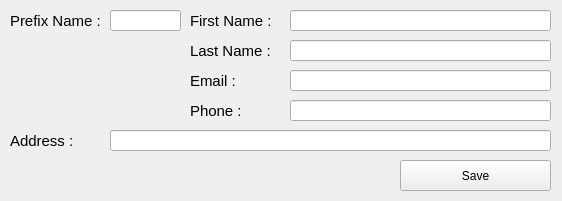
<?xml version="1.0" encoding="UTF-8"?>
<ui version="4.0">
 <class>UserEditForm</class>
 <widget class="QWidget" name="UserEditForm">
  <property name="geometry">
   <rect>
    <x>0</x>
    <y>0</y>
    <width>562</width>
    <height>201</height>
   </rect>
  </property>
  <property name="sizePolicy">
   <sizepolicy hsizetype="Fixed" vsizetype="Fixed">
    <horstretch>0</horstretch>
    <verstretch>0</verstretch>
   </sizepolicy>
  </property>
  <property name="windowTitle">
   <string>User Edit</string>
  </property>
  <property name="windowIcon">
   <iconset>
    <normaloff>../../assets/logo.svg</normaloff>../../assets/logo.svg</iconset>
  </property>
  <widget class="QLabel" name="label">
   <property name="geometry">
    <rect>
     <x>10</x>
     <y>10</y>
     <width>91</width>
     <height>21</height>
    </rect>
   </property>
   <property name="styleSheet">
    <string notr="true">font-size: 15px;</string>
   </property>
   <property name="text">
    <string>Prefix Name : </string>
   </property>
  </widget>
  <widget class="QLineEdit" name="lineEditPrefixName">
   <property name="geometry">
    <rect>
     <x>110</x>
     <y>10</y>
     <width>71</width>
     <height>21</height>
    </rect>
   </property>
   <property name="text">
    <string/>
   </property>
   <property name="maxLength">
    <number>16</number>
   </property>
  </widget>
  <widget class="QLabel" name="label_2">
   <property name="geometry">
    <rect>
     <x>190</x>
     <y>10</y>
     <width>91</width>
     <height>21</height>
    </rect>
   </property>
   <property name="styleSheet">
    <string notr="true">font-size: 15px;</string>
   </property>
   <property name="text">
    <string>First Name : </string>
   </property>
  </widget>
  <widget class="QLineEdit" name="lineEditFirstName">
   <property name="geometry">
    <rect>
     <x>290</x>
     <y>10</y>
     <width>261</width>
     <height>21</height>
    </rect>
   </property>
   <property name="text">
    <string/>
   </property>
   <property name="maxLength">
    <number>32</number>
   </property>
  </widget>
  <widget class="QLabel" name="label_3">
   <property name="geometry">
    <rect>
     <x>190</x>
     <y>40</y>
     <width>91</width>
     <height>21</height>
    </rect>
   </property>
   <property name="styleSheet">
    <string notr="true">font-size: 15px;</string>
   </property>
   <property name="text">
    <string>Last Name : </string>
   </property>
  </widget>
  <widget class="QLineEdit" name="lineEditLastName">
   <property name="geometry">
    <rect>
     <x>290</x>
     <y>40</y>
     <width>261</width>
     <height>21</height>
    </rect>
   </property>
   <property name="text">
    <string/>
   </property>
   <property name="maxLength">
    <number>32</number>
   </property>
  </widget>
  <widget class="QLabel" name="label_4">
   <property name="geometry">
    <rect>
     <x>190</x>
     <y>70</y>
     <width>91</width>
     <height>21</height>
    </rect>
   </property>
   <property name="styleSheet">
    <string notr="true">font-size: 15px;</string>
   </property>
   <property name="text">
    <string>Email : </string>
   </property>
  </widget>
  <widget class="QLineEdit" name="lineEditEmail">
   <property name="geometry">
    <rect>
     <x>290</x>
     <y>70</y>
     <width>261</width>
     <height>21</height>
    </rect>
   </property>
   <property name="text">
    <string/>
   </property>
   <property name="maxLength">
    <number>64</number>
   </property>
  </widget>
  <widget class="QLineEdit" name="lineEditPhone">
   <property name="geometry">
    <rect>
     <x>290</x>
     <y>100</y>
     <width>261</width>
     <height>21</height>
    </rect>
   </property>
   <property name="text">
    <string/>
   </property>
   <property name="maxLength">
    <number>16</number>
   </property>
  </widget>
  <widget class="QLabel" name="label_5">
   <property name="geometry">
    <rect>
     <x>190</x>
     <y>100</y>
     <width>91</width>
     <height>21</height>
    </rect>
   </property>
   <property name="styleSheet">
    <string notr="true">font-size: 15px;</string>
   </property>
   <property name="text">
    <string>Phone : </string>
   </property>
  </widget>
  <widget class="QLineEdit" name="lineEditAddress">
   <property name="geometry">
    <rect>
     <x>110</x>
     <y>130</y>
     <width>441</width>
     <height>21</height>
    </rect>
   </property>
   <property name="text">
    <string/>
   </property>
   <property name="maxLength">
    <number>128</number>
   </property>
  </widget>
  <widget class="QLabel" name="label_6">
   <property name="geometry">
    <rect>
     <x>10</x>
     <y>130</y>
     <width>91</width>
     <height>21</height>
    </rect>
   </property>
   <property name="styleSheet">
    <string notr="true">font-size: 15px;</string>
   </property>
   <property name="text">
    <string>Address : </string>
   </property>
  </widget>
  <widget class="QPushButton" name="pushButtonSave">
   <property name="geometry">
    <rect>
     <x>400</x>
     <y>160</y>
     <width>151</width>
     <height>31</height>
    </rect>
   </property>
   <property name="text">
    <string>Save</string>
   </property>
  </widget>
 </widget>
 <tabstops>
  <tabstop>lineEditPrefixName</tabstop>
  <tabstop>lineEditFirstName</tabstop>
  <tabstop>lineEditLastName</tabstop>
  <tabstop>lineEditEmail</tabstop>
  <tabstop>lineEditPhone</tabstop>
  <tabstop>lineEditAddress</tabstop>
  <tabstop>pushButtonSave</tabstop>
 </tabstops>
 <resources/>
 <connections/>
</ui>
